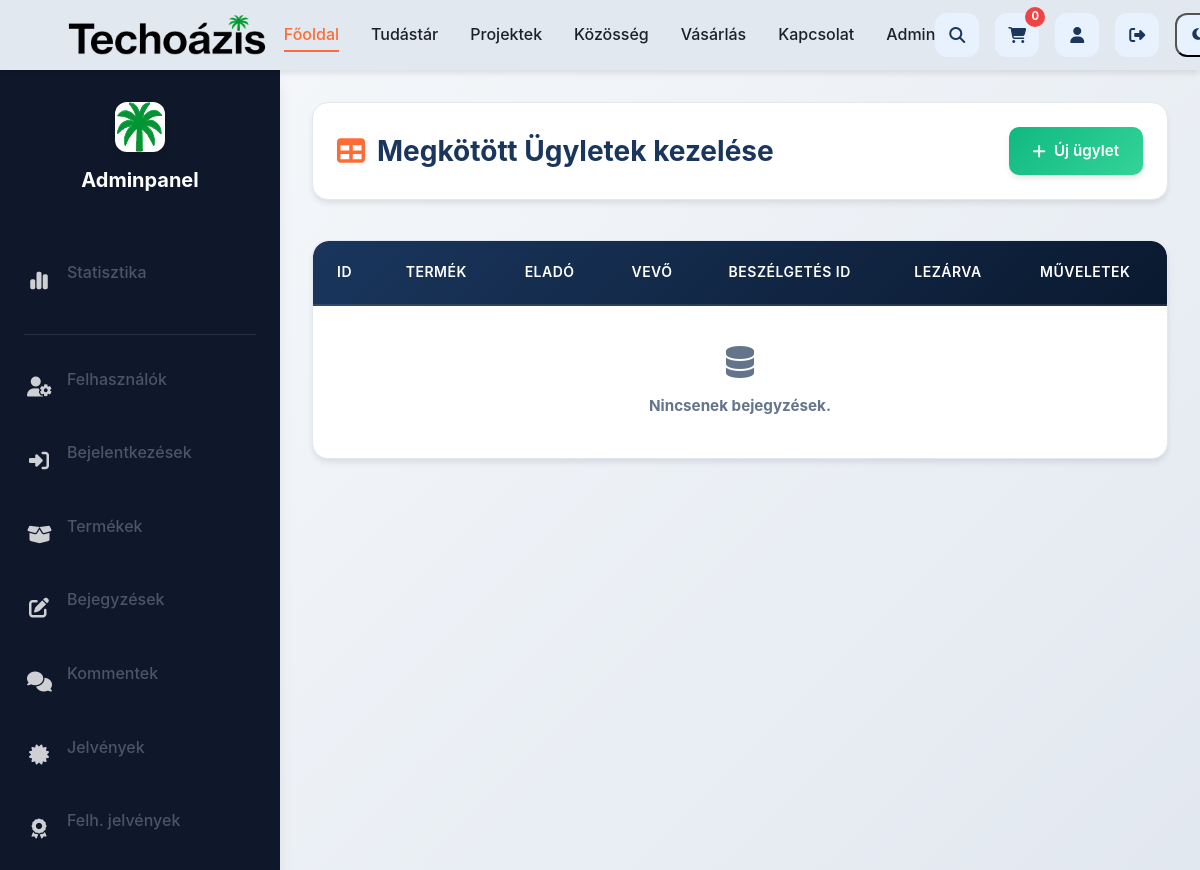
/admin/admin.php?page=panel_deals (signed in), run on an earlier commit of the app's database.
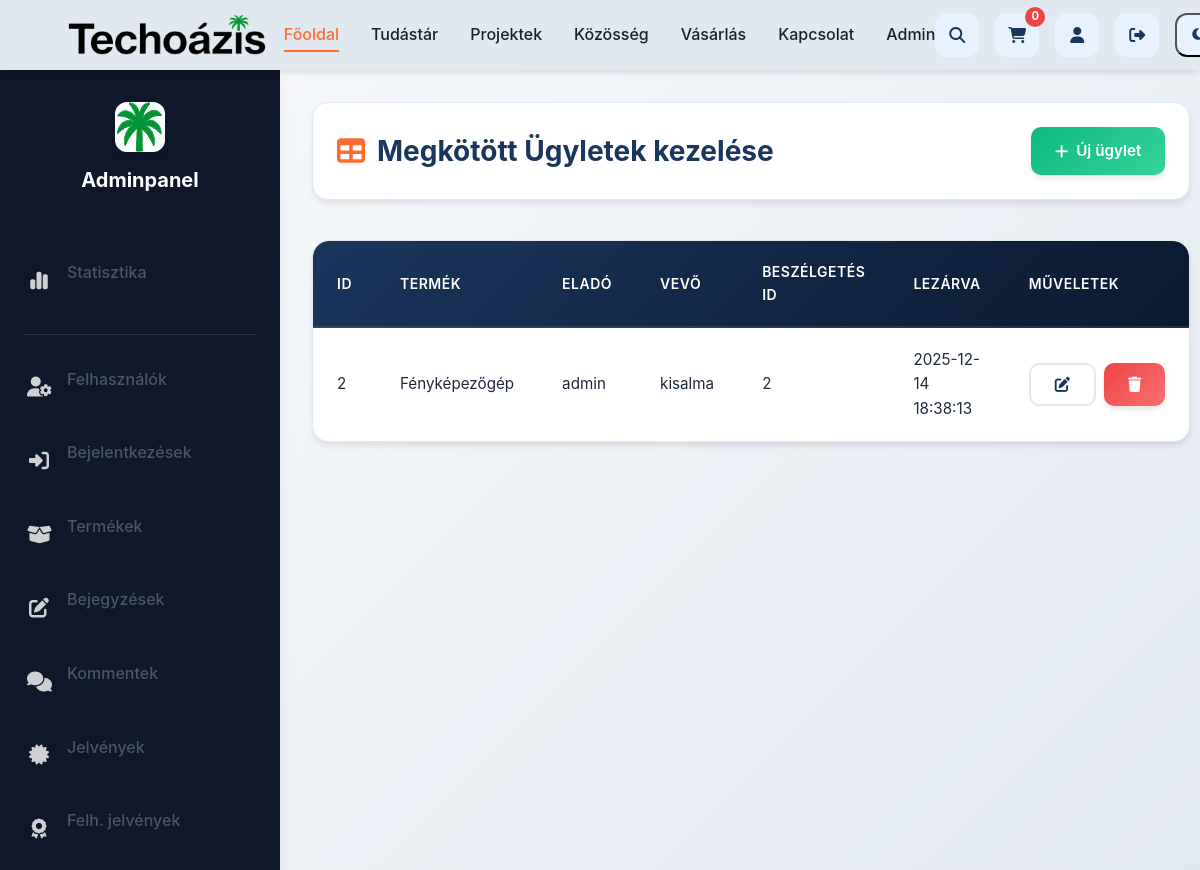
And on a later commit of the database.
### tables this page shows
CREATE TABLE `deals` (
  `deal_id` int(11) NOT NULL,
  `product_id` int(11) NOT NULL,
  `seller_user_id` int(11) NOT NULL,
  `buyer_user_id` int(11) NOT NULL,
  `conversation_id` int(11) NOT NULL,
  `completed_at` datetime DEFAULT current_timestamp()
);

CREATE TABLE `products` (
  `product_id` int(11) NOT NULL,
  `seller_user_id` int(11) NOT NULL,
  `product_name` varchar(255) NOT NULL,
  `category` varchar(255) NOT NULL,
  `product_description` text NOT NULL,
  `price` decimal(10,2) DEFAULT NULL,
  `product_status` enum('active','sold','hidden') NOT NULL DEFAULT 'active',
  `pickup_location` varchar(100) DEFAULT NULL,
  `created_at` datetime NOT NULL DEFAULT current_timestamp(),
  `updated_at` datetime DEFAULT NULL
);

CREATE TABLE `users` (
  `user_id` int(11) NOT NULL,
  `username` varchar(100) NOT NULL,
  `email` varchar(255) NOT NULL,
  `user_password` varchar(255) NOT NULL,
  `is_active` char(1) NOT NULL DEFAULT 'A',
  `registration_date` datetime DEFAULT current_timestamp(),
  `user_role` char(1) NOT NULL,
  `ip` varchar(45) DEFAULT NULL,
  `activation_code` varchar(128) DEFAULT NULL,
  `profile_image` varchar(255) NOT NULL DEFAULT 'images/anonymous.png',
  `total_posts` int(11) DEFAULT 0,
  `total_comments` int(11) DEFAULT 0,
  `sold_items` int(11) DEFAULT 0,
  `bought_items` int(11) DEFAULT 0,
  `avg_rating` decimal(3,2) DEFAULT 0.00
);

### admin/panel_deals.php (called while the page is built, shortened)
<?php
require '../app/generic_crud.php';
?>

### app/generic_crud.php (the view, shortened to what this page needs)
<?php
$action = $_GET['action'] ?? 'list';
$table = $config['table'];
$pk = $config['pk'];
$page_file = $config['page_file'];
$page_title = $config['page_title'];
$allow_add = $config['allow_add'] ?? true;
$allow_edit = $config['allow_edit'] ?? true;
$allow_delete = $config['allow_delete'] ?? true;
?>
<!DOCTYPE html>
<html lang="hu">
<head>
    <link rel="stylesheet" href="https://cdnjs.cloudflare.com/ajax/libs/font-awesome/6.7.2/css/all.min.css" />
    <link rel="stylesheet" href="../static/index.css">
    <link rel="stylesheet" href="../static/animations_microinteractions.css">
    <link rel="stylesheet" href="../static/button_system.css">
    <link rel="stylesheet" href="../static/admin-modern.css">
</head>
<body class="admin-page">
<?php
switch ($action):
?>
<?php endif; break;
    default:
?>
<div class="top-bar">
    <h1><i class="fas fa-table"></i> <?= htmlspecialchars($page_title) ?> kezelése</h1>
    <?php if ($allow_add): ?>
        <a href="<?= $page_file ?>?action=add" class="btn btn-success add-user-btn">
            <i class="fas fa-plus"></i> Új <?= htmlspecialchars($config['singular_name']) ?>
        </a>
    <?php endif; ?>
</div>
<div class="table-wrapper">
    <table>
        <thead>
            <tr>
                <?php
                foreach ($config['list_columns'] as $db_col_name => $label):
                    if (is_numeric($db_col_name)) {
                        $display_label = $label;
                    } else {
                        $display_label = $label;
                    }
                ?>
                    <th><?= htmlspecialchars($display_label) ?></th>
                <?php endforeach; ?>
                <th>Műveletek</th>
            </tr>
        </thead>
        <tbody>
            <?php
            $list_sql = $config['list_query'] ?? "SELECT * FROM $table ORDER BY $pk";
            $result = $conn->query($list_sql);
            if ($result && $result->num_rows > 0):
                while ($row = $result->fetch_assoc()):
            ?>
            <tr>
                <?php
                foreach ($config['list_columns'] as $db_col_name => $label):
                    if (is_numeric($db_col_name)) {
                        $value = $row[$label] ?? null;
                    } else {
                        $value = $row[$db_col_name] ?? null;
                    }
                    if (isset($config['list_formatters'][$db_col_name]) && is_callable($config['list_formatters'][$db_col_name])) {
                        $display_value = $config['list_formatters'][$db_col_name]($value, $row);
                    } else {
                        $display_value = htmlspecialchars((string)($value ?? 'N/A'));
                    }
                ?>
                    <td><?= $display_value ?></td>
                <?php endforeach; ?>
                <td class="actions">
                    <div class="action-buttons">
                        <?php if (!empty($allow_edit)): ?>
                            <a href="<?= htmlspecialchars($page_file) ?>?action=edit&id=<?= urlencode($row[$pk] ?? '') ?>"
                               class="btn btn-secondary edit-btn" title="Szerkesztés">
                                <i class="fa-solid fa-pen-to-square"></i>
                            </a>
                        <?php endif; ?>
                        <?php if (!empty($allow_delete)): ?>
                            <a href="<?= htmlspecialchars($page_file) ?>?action=delete&id=<?= urlencode($row[$pk] ?? '') ?>"
                               class="btn btn-danger delete-btn"
                               onclick="return confirm('Biztosan törlöd ezt az elemet?');"
                               title="Törlés">
                                <i class="fa-solid fa-trash"></i>
                            </a>
                        <?php endif; ?>
                    </div>
                </td>
            </tr>
            <?php endwhile; else: ?>
            <tr>
                <td colspan="<?= (is_array($config['list_columns']) ? count($config['list_columns']) : 0) + 1 ?>"
                    style="text-align:center; padding:40px; font-weight:bold; color: var(--admin-text-light);">
                    <i class="fas fa-database" style="font-size: 2rem; margin-bottom: 1rem; display: block;"></i>
                    Nincsenek bejegyzések.
                </td>
            </tr>
            <?php endif; ?>
        </tbody>
    </table>
</div>
<?php endswitch; $conn->close(); ?>
</body>
</html>

What changed in the data, as far as the page shows it:
added deals: deal_id "2", product.product_name "Fényképezőgép", users.username "admin", users.username "kisalma", conversation "2", completed_at "2025-12-14 18:38:13"
Also different on the page:
text no longer shown: "Nincsenek bejegyzések."
